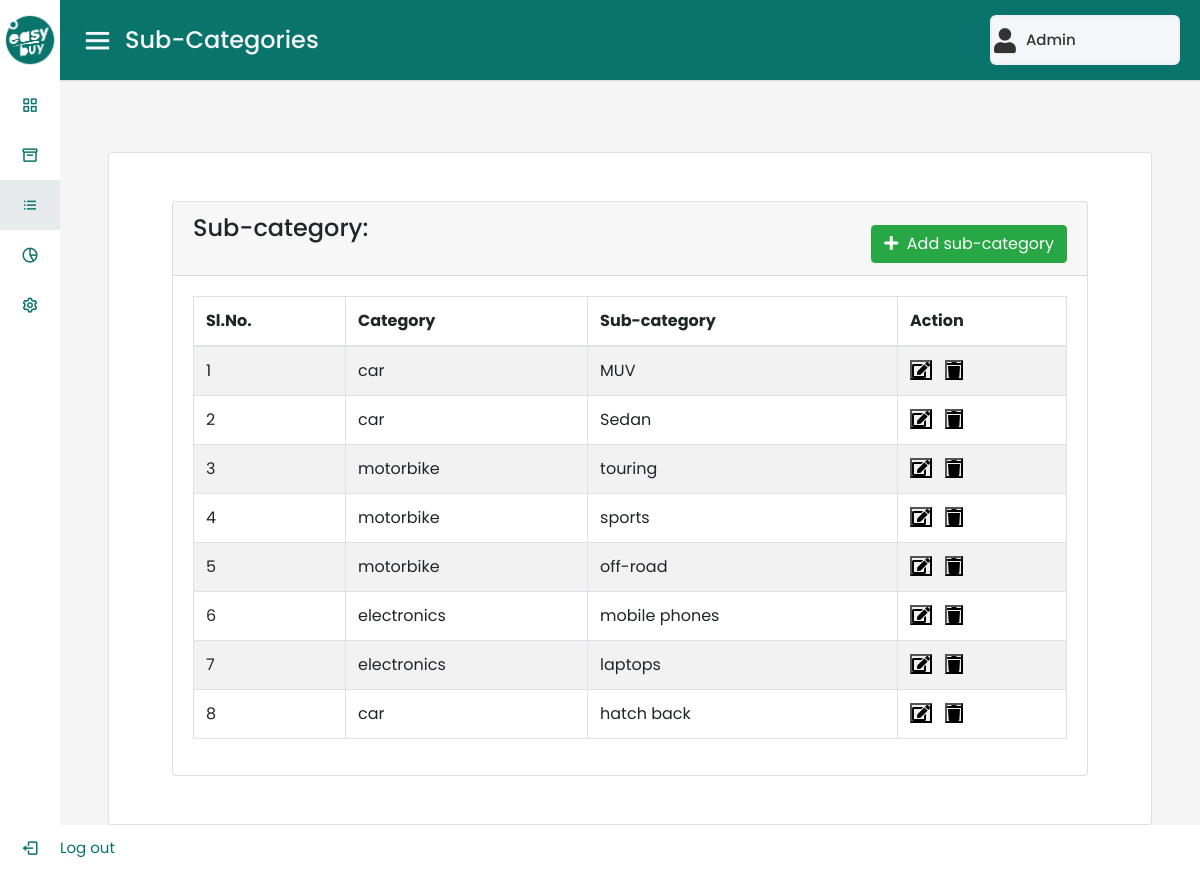
/code/admin/sub_cat.php (signed in), run on the app's committed database.
### tables this page shows
CREATE TABLE `tbl_subcat` (
  `sub_id` int(11) NOT NULL,
  `subcat` varchar(30) NOT NULL,
  `cat_id` int(11) NOT NULL,
  `del_status` int(30) NOT NULL
);

CREATE TABLE `tbl_categories` (
  `cat_id` int(11) NOT NULL,
  `category` varchar(30) NOT NULL,
  `del_status` int(30) NOT NULL
);

### code/admin/sub_cat.php (the view, shortened to what this page needs)
<?php
include '../db_con.php';
?>
<!DOCTYPE html>
<html lang="en" dir="ltr">
<head>
    <link rel="stylesheet" href="style.css">
    <link rel="stylesheet" href="https://cdn.jsdelivr.net/npm/bootstrap@4.0.0/dist/css/bootstrap.min.css">
    <link href='https://unpkg.com/boxicons@2.0.7/css/boxicons.min.css' rel='stylesheet'>
    <link rel="stylesheet" href="https://cdnjs.cloudflare.com/ajax/libs/font-awesome/5.15.4/css/all.min.css">
</head>
<body>
    <div class="sidebar">
        <div class="logo-details">
            <img src="images/logo.png" class="logo" alt="" height="60px" width="60px"></a>
        </div>
        <ul class="nav-links start-0 m-0 p-0">
            <li>
                <a href="index.php">
                    <i class='bx bx-grid-alt'></i>
                    <span class="links_name">Dashboard</span>
                </a>
            </li>
            <li>
                <a href="category.php">
                    <i class='bx bx-box'></i>
                    <span class="links_name">Categories</span>
                </a>
            </li>
            <li>
                <a href="#" class="active">
                    <i class='bx bx-list-ul'></i>
                    <span class="links_name">Sub-Categories</span>
                </a>
            </li>
            <li>
                <a href="pro.php">
                    <i class='bx bx-pie-chart-alt-2'></i>
                    <span class="links_name">Products</span>
                </a>
            </li>
            <li>
                <a href="admin_changepass.php">
                    <i class='bx bx-cog'></i>
                    <span class="links_name">Change Password</span>
                </a>
            </li>
            <li class="log_out">
                <a href="../logout.php">
                    <i class='bx bx-log-out'></i>
                    <span class="links_name">Log out</span>
                </a>
            </li>
        </ul>
    </div>
    <section class="home-section">
        <nav>
            <div class="sidebar-button">
                <i class='bx bx-menu sidebarBtn'></i>
                <span class="dashboard">Sub-Categories</span>
            </div>
            <div class="profile-details">
                <i class="fas fa-user"></i>
                <span class="admin_name">Admin</span>
            </div>
        </nav>
        <div class="home-content">
            <div class="card w-auto m-5 p-5">
                <div class="container-fluid">
                    <div class="row">
                        <div class="col-md-12">
                            <div class="card">
                                <div class="card-header">
                                    <h4>Sub-category:</h4>
                                    <button type="button" class="btn btn-success" style="float: right; margin-top: -3%;" data-bs-toggle="modal" data-bs-target="#addsubcat">
                                        <i class="fa fa-plus"></i>&nbsp; Add sub-category
                                    </button>
                                </div>
                                <div class="card-body">
                                    <table id="myTablesub" class="table table-bordered table-striped">
                                        <thead>
                                            <tr>
                                                <th>Sl.No.</th>
                                                <th>Category</th>
                                                <th>Sub-category</th>
                                                <th>Action</th>
                                            </tr>
                                        </thead>
                                        <tbody>
                                            <?php
                                            $view = "SELECT * FROM tbl_subcat INNER JOIN tbl_categories on tbl_subcat.cat_id=tbl_categories.cat_id and tbl_categories.del_status='0' and tbl_subcat.del_status='0';";
                                            $query_run = mysqli_query($conn, $view);
                                            $i = 1;
                                            while ($prod = mysqli_fetch_array($query_run)) {
                                            ?>
                                                <tr>
                                                    <td><?php echo $i; ?></td>
                                                    <td><?php echo $prod['category']; ?></td>
                                                    <td><?php echo $prod['subcat']; ?></td>
                                                    <td>
                                                        <button type="button" value="<?php echo $prod['sub_id']; ?>" class="editBtn fa fa-edit"></button> &nbsp;
                                                        <button type="button" value="<?php echo $prod['sub_id']; ?>" class="deleteBtn fa fa-trash"></button>
                                                    </td>
                                                </tr>
                                            <?php
                                                $i++;
                                            }
                                            ?>
                                        </tbody>
                                    </table>
                                </div>
                            </div>
                        </div>
                    </div>
                </div>
            </div>
        </div>
    </section>
</body>
</html>

### code/admin/style.css (style rules this page uses)
* { margin: 100; padding: 0; box-sizing: border-box; font-family: "Poppins", sans-serif; }
.btn { margin-top: 1rem; display: inline-block; padding: 0.1rem 0.2rem; border-radius: 0.5rem; color: #fff; background: #09746c; font-size: 1.7rem; cursor: pointer; font-weight: 300; }
.sidebar { position: fixed; height: 100%; width: 240px; background: #ffffff; transition: all 0.5s ease; }
.sidebar .logo-details { height: 80px; display: flex; align-items: center; }
.sidebar .nav-links { margin-top: 10px; }
.sidebar .nav-links li { position: relative; list-style: none; height: 50px; }
.sidebar .nav-links li a { height: 100%; width: 100%; display: flex; align-items: center; text-decoration: none; transition: all 0.4s ease; }
.sidebar .nav-links li a.active { background: #e6eaea; }
.sidebar .nav-links li i { min-width: 60px; text-align: center; font-size: 18px; color: #09746c; }
.sidebar .nav-links li a .links_name { color: #09746c; font-size: 15px; font-weight: 400; white-space: nowrap; }
.sidebar .nav-links .log_out { position: absolute; bottom: 0; width: 100%; }
.home-section { position: relative; background: #f5f5f5; min-height: 100vh; width: calc(100% - 240px); left: 240px; transition: all 0.5s ease; }
.home-section nav { display: flex; justify-content: space-between; height: 80px; background: #09746c; display: flex; align-items: center; position: fixed; width: calc(100% - 240px); left: 240px; z-index: 100; padding: 0 20px; box-shadow: 0 1px 1px rgba(0, 0, 0, 0.1); transition: all 0.5s ease; }
.home-section nav .sidebar-button { display: flex; align-items: center; font-size: 24px; font-weight: 500; color: #f5f6fa; }
nav .sidebar-button i { font-size: 35px; margin-right: 10px; }
.home-section nav .profile-details { display: flex; align-items: center; background: #f5f6fa; border: 2px solid #efeef1; border-radius: 6px; height: 50px; min-width: 190px; padding: 0 15px 0 2px; }
nav .profile-details .admin_name { font-size: 15px; font-weight: 500; color: #333; margin: 0 10px; white-space: nowrap; }
nav .profile-details i { font-size: 25px; color: #333; }
.home-section .home-content { position: relative; padding-top: 104px; }
@media (max-width: 1240px) { .sidebar { width: 60px; } }
@media (max-width: 1240px) { .home-section { width: calc(100% - 60px); left: 60px; } }
@media (max-width: 1240px) { .home-section nav { width: calc(100% - 60px); left: 60px; } }

### data on the page
tbl_subcat: cat.category "car", subcat "MUV", $prod['sub_id'] 5 (drawn)
tbl_subcat: cat.category "car", subcat "Sedan", $prod['sub_id'] 6 (drawn)
tbl_subcat: cat.category "motorbike", subcat "touring", $prod['sub_id'] 8 (drawn)
tbl_subcat: cat.category "motorbike", subcat "sports", $prod['sub_id'] 9 (drawn)
tbl_subcat: cat.category "motorbike", subcat "off-road", $prod['sub_id'] 10 (drawn)
tbl_subcat: cat.category "electronics", subcat "mobile phones", $prod['sub_id'] 11 (drawn)
tbl_subcat: cat.category "electronics", subcat "laptops", $prod['sub_id'] 12 (drawn)
tbl_subcat: cat.category "car", subcat "hatch back", $prod['sub_id'] 23 (drawn)
